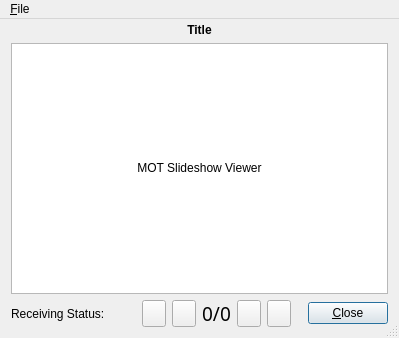
<?xml version="1.0" encoding="UTF-8"?>
<ui version="4.0">
 <class>SlideShowViewer</class>
 <widget class="QDialog" name="SlideShowViewer">
  <property name="geometry">
   <rect>
    <x>0</x>
    <y>0</y>
    <width>399</width>
    <height>338</height>
   </rect>
  </property>
  <property name="windowTitle">
   <string>MainWindow</string>
  </property>
  <property name="windowIcon">
   <iconset resource="res/icons.qrc">
    <normaloff>:/icons/MainIcon.svg</normaloff>:/icons/MainIcon.svg</iconset>
  </property>
  <property name="sizeGripEnabled">
   <bool>true</bool>
  </property>
  <layout class="QVBoxLayout" name="verticalLayout_3">
   <property name="spacing">
    <number>0</number>
   </property>
   <property name="margin">
    <number>0</number>
   </property>
   <item>
    <widget class="QMenuBar" name="menubar">
     <widget class="QMenu" name="menuFile">
      <property name="title">
       <string>&amp;File</string>
      </property>
      <addaction name="actionClear_All"/>
      <addaction name="separator"/>
      <addaction name="actionSave"/>
      <addaction name="actionSave_All"/>
      <addaction name="separator"/>
      <addaction name="actionClose"/>
     </widget>
     <addaction name="menuFile"/>
    </widget>
   </item>
   <item>
    <layout class="QVBoxLayout" name="verticalLayout">
     <property name="spacing">
      <number>6</number>
     </property>
     <property name="leftMargin">
      <number>11</number>
     </property>
     <property name="topMargin">
      <number>4</number>
     </property>
     <property name="rightMargin">
      <number>11</number>
     </property>
     <property name="bottomMargin">
      <number>11</number>
     </property>
     <item>
      <widget class="QLabel" name="LabelTitle">
       <property name="sizePolicy">
        <sizepolicy hsizetype="Minimum" vsizetype="Minimum">
         <horstretch>0</horstretch>
         <verstretch>0</verstretch>
        </sizepolicy>
       </property>
       <property name="lineWidth">
        <number>0</number>
       </property>
       <property name="text">
        <string>&lt;b&gt;Title&lt;/b&gt;</string>
       </property>
       <property name="textFormat">
        <enum>Qt::RichText</enum>
       </property>
       <property name="alignment">
        <set>Qt::AlignCenter</set>
       </property>
       <property name="wordWrap">
        <bool>true</bool>
       </property>
       <property name="openExternalLinks">
        <bool>true</bool>
       </property>
       <property name="textInteractionFlags">
        <set>Qt::LinksAccessibleByMouse</set>
       </property>
      </widget>
     </item>
     <item>
      <widget class="QFrame" name="frame">
       <property name="sizePolicy">
        <sizepolicy hsizetype="Expanding" vsizetype="Expanding">
         <horstretch>0</horstretch>
         <verstretch>0</verstretch>
        </sizepolicy>
       </property>
       <property name="frameShape">
        <enum>QFrame::StyledPanel</enum>
       </property>
       <property name="frameShadow">
        <enum>QFrame::Sunken</enum>
       </property>
       <layout class="QVBoxLayout" name="verticalLayout_2">
        <property name="spacing">
         <number>0</number>
        </property>
        <property name="margin">
         <number>0</number>
        </property>
        <item>
         <widget class="QLabel" name="Image">
          <property name="sizePolicy">
           <sizepolicy hsizetype="Ignored" vsizetype="Ignored">
            <horstretch>0</horstretch>
            <verstretch>0</verstretch>
           </sizepolicy>
          </property>
          <property name="minimumSize">
           <size>
            <width>320</width>
            <height>240</height>
           </size>
          </property>
          <property name="baseSize">
           <size>
            <width>320</width>
            <height>240</height>
           </size>
          </property>
          <property name="autoFillBackground">
           <bool>false</bool>
          </property>
          <property name="styleSheet">
           <string notr="true">background: white</string>
          </property>
          <property name="frameShadow">
           <enum>QFrame::Plain</enum>
          </property>
          <property name="lineWidth">
           <number>0</number>
          </property>
          <property name="text">
           <string>MOT Slideshow Viewer</string>
          </property>
          <property name="textFormat">
           <enum>Qt::RichText</enum>
          </property>
          <property name="alignment">
           <set>Qt::AlignCenter</set>
          </property>
          <property name="textInteractionFlags">
           <set>Qt::NoTextInteraction</set>
          </property>
         </widget>
        </item>
       </layout>
      </widget>
     </item>
     <item>
      <layout class="QHBoxLayout" name="horizontalLayout">
       <item>
        <widget class="QLabel" name="TextLabel1">
         <property name="sizePolicy">
          <sizepolicy hsizetype="Minimum" vsizetype="Minimum">
           <horstretch>0</horstretch>
           <verstretch>0</verstretch>
          </sizepolicy>
         </property>
         <property name="text">
          <string>Receiving Status:</string>
         </property>
         <property name="wordWrap">
          <bool>false</bool>
         </property>
        </widget>
       </item>
       <item>
        <widget class="CMultColorLED" name="LEDStatus" native="true">
         <property name="minimumSize">
          <size>
           <width>13</width>
           <height>13</height>
          </size>
         </property>
         <property name="maximumSize">
          <size>
           <width>13</width>
           <height>13</height>
          </size>
         </property>
        </widget>
       </item>
       <item>
        <spacer name="Spacer5">
         <property name="orientation">
          <enum>Qt::Horizontal</enum>
         </property>
         <property name="sizeType">
          <enum>QSizePolicy::Expanding</enum>
         </property>
         <property name="sizeHint" stdset="0">
          <size>
           <width>20</width>
           <height>20</height>
          </size>
         </property>
        </spacer>
       </item>
       <item>
        <widget class="QToolButton" name="ButtonJumpBegin">
         <property name="sizePolicy">
          <sizepolicy hsizetype="Minimum" vsizetype="Minimum">
           <horstretch>0</horstretch>
           <verstretch>0</verstretch>
          </sizepolicy>
         </property>
         <property name="text">
          <string/>
         </property>
         <property name="icon">
          <iconset resource="res/icons.qrc">
           <normaloff>:/icons/JumpBegin.png</normaloff>:/icons/JumpBegin.png</iconset>
         </property>
         <property name="iconSize">
          <size>
           <width>16</width>
           <height>16</height>
          </size>
         </property>
        </widget>
       </item>
       <item>
        <widget class="QToolButton" name="ButtonStepBack">
         <property name="sizePolicy">
          <sizepolicy hsizetype="Minimum" vsizetype="Minimum">
           <horstretch>0</horstretch>
           <verstretch>0</verstretch>
          </sizepolicy>
         </property>
         <property name="text">
          <string/>
         </property>
         <property name="icon">
          <iconset resource="res/icons.qrc">
           <normaloff>:/icons/StepBack.png</normaloff>:/icons/StepBack.png</iconset>
         </property>
         <property name="iconSize">
          <size>
           <width>16</width>
           <height>16</height>
          </size>
         </property>
        </widget>
       </item>
       <item>
        <widget class="QLabel" name="LabelCurPicNum">
         <property name="sizePolicy">
          <sizepolicy hsizetype="Minimum" vsizetype="Minimum">
           <horstretch>0</horstretch>
           <verstretch>0</verstretch>
          </sizepolicy>
         </property>
         <property name="font">
          <font>
           <family>Arial Black</family>
           <pointsize>14</pointsize>
          </font>
         </property>
         <property name="frameShadow">
          <enum>QFrame::Sunken</enum>
         </property>
         <property name="text">
          <string>0/0</string>
         </property>
         <property name="alignment">
          <set>Qt::AlignCenter</set>
         </property>
         <property name="wordWrap">
          <bool>false</bool>
         </property>
        </widget>
       </item>
       <item>
        <widget class="QToolButton" name="ButtonStepForward">
         <property name="sizePolicy">
          <sizepolicy hsizetype="Minimum" vsizetype="Minimum">
           <horstretch>0</horstretch>
           <verstretch>0</verstretch>
          </sizepolicy>
         </property>
         <property name="text">
          <string/>
         </property>
         <property name="icon">
          <iconset resource="res/icons.qrc">
           <normaloff>:/icons/StepForw.png</normaloff>:/icons/StepForw.png</iconset>
         </property>
         <property name="iconSize">
          <size>
           <width>16</width>
           <height>16</height>
          </size>
         </property>
        </widget>
       </item>
       <item>
        <widget class="QToolButton" name="ButtonJumpEnd">
         <property name="sizePolicy">
          <sizepolicy hsizetype="Minimum" vsizetype="Minimum">
           <horstretch>0</horstretch>
           <verstretch>0</verstretch>
          </sizepolicy>
         </property>
         <property name="text">
          <string/>
         </property>
         <property name="icon">
          <iconset resource="res/icons.qrc">
           <normaloff>:/icons/JumpEnd.png</normaloff>:/icons/JumpEnd.png</iconset>
         </property>
         <property name="iconSize">
          <size>
           <width>16</width>
           <height>16</height>
          </size>
         </property>
        </widget>
       </item>
       <item>
        <spacer name="Spacer5_2">
         <property name="orientation">
          <enum>Qt::Horizontal</enum>
         </property>
         <property name="sizeType">
          <enum>QSizePolicy::Expanding</enum>
         </property>
         <property name="sizeHint" stdset="0">
          <size>
           <width>18</width>
           <height>20</height>
          </size>
         </property>
        </spacer>
       </item>
       <item>
        <widget class="QPushButton" name="buttonOk">
         <property name="sizePolicy">
          <sizepolicy hsizetype="Maximum" vsizetype="Maximum">
           <horstretch>0</horstretch>
           <verstretch>0</verstretch>
          </sizepolicy>
         </property>
         <property name="text">
          <string>&amp;Close</string>
         </property>
         <property name="autoDefault">
          <bool>true</bool>
         </property>
         <property name="default">
          <bool>true</bool>
         </property>
        </widget>
       </item>
      </layout>
     </item>
    </layout>
   </item>
  </layout>
  <action name="actionClear_All">
   <property name="text">
    <string>Cl&amp;ear All</string>
   </property>
  </action>
  <action name="actionSave">
   <property name="text">
    <string>&amp;Save...</string>
   </property>
  </action>
  <action name="actionSave_All">
   <property name="text">
    <string>Save &amp;All...</string>
   </property>
  </action>
  <action name="actionClose">
   <property name="text">
    <string>&amp;Close</string>
   </property>
  </action>
 </widget>
 <customwidgets>
  <customwidget>
   <class>CMultColorLED</class>
   <extends>QWidget</extends>
   <header>MultColorLED.h</header>
  </customwidget>
 </customwidgets>
 <resources>
  <include location="res/icons.qrc"/>
 </resources>
 <connections/>
</ui>
